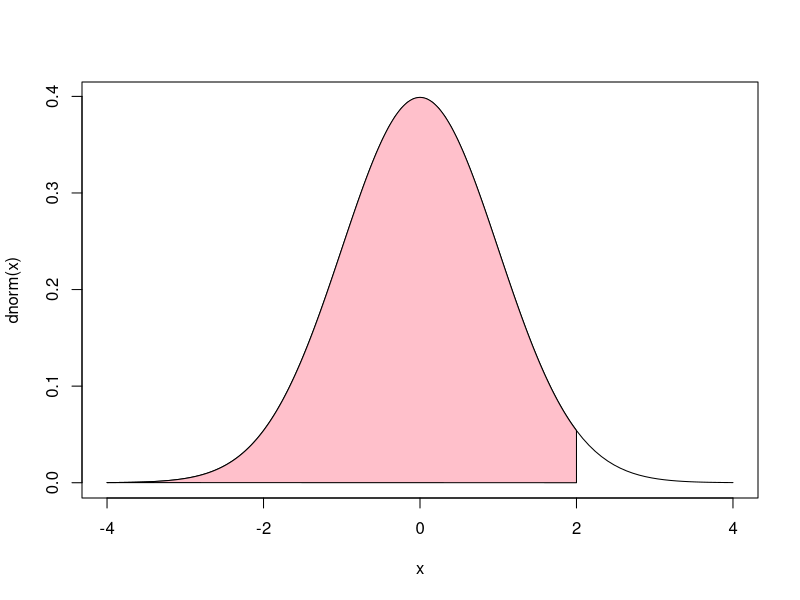
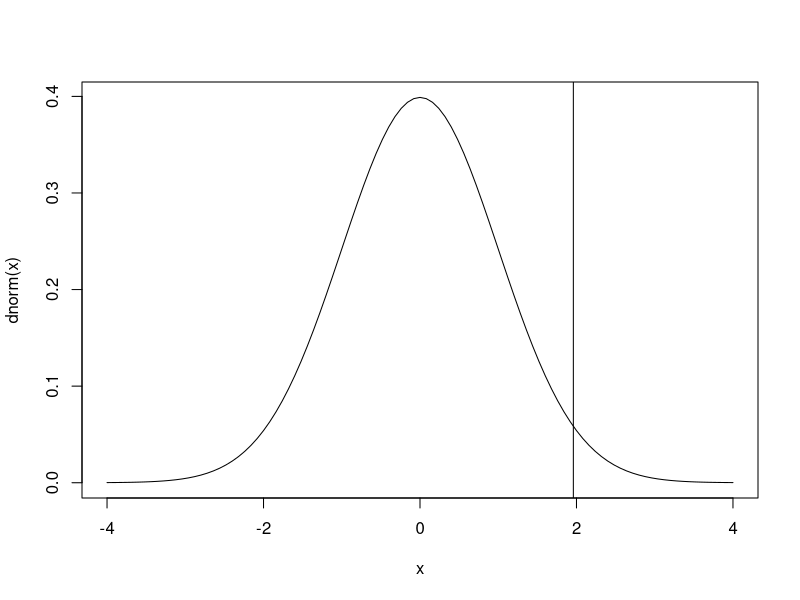

These figures' R source, in order:
#E2.9
#a
pnorm(2)

curve(dnorm, xlim=c(-4,4))
xseq <- seq(-4, 2, len=1000)
polygon(x=c(xseq,2,xseq[1]),
        y=c(dnorm(xseq),0,dnorm(xseq[1])),
        col="pink")

#b
qnorm(pnorm(2))

#c
## Plot the standard normal distribution
curve(dnorm, xlim=c(-4,4))
## Add a vertical line at the 0.975 quantile
abline(v=qnorm(0.975))


#2.10
#b
#p(x<=20)
pnorm(20, mean =24, sd=4)
#p(x>29.5)
1 - pnorm(29.5, mean=24, sd=4)


#2.12
2*pnorm(2993, mean=3000, sd=3)

#2.13
#a
lambda30min <- 110000/(365*24*2)
dpois(x=0, lambda=lambda30min)
#The correct answer is 0.002

#b
lambda15min <- lambda30min/2
dpois(x=0, lambda=lambda15min)
# Answer is 0.043